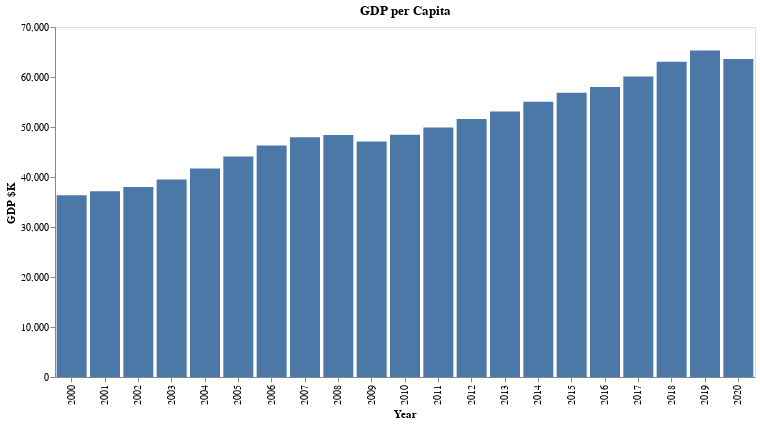

The notebook cell saved with this chart:
### Code cell
df_gdp_nafta=my_data.get_gdp_data_by_country('United States')

base = alt.Chart(df_gdp_nafta)

title='GDP per Capita'

bar = base.mark_bar().encode(
    x=alt.X('Year:N',axis=alt.Axis(title='Year')),
    y=alt.Y('GDP per capita:Q',axis=alt.Axis(title="GDP $K"))#,
    #color="Country:N"

).properties(
    width=700,
    height=350,
    title=title
    )

#Throw points on so that the tool tips will work better.
points = base.mark_circle(
    color='red',
    opacity=0.0,
    size=1000
).encode(
    x=alt.X('Year:N',axis=alt.Axis(title='')),
    y=alt.Y('GDP per capita:Q',axis=alt.Axis(title='')),
    tooltip=['GDP per capita:Q','GDP $B']
).properties(width=700)

return_chart = alt.layer(bar,points).configure_axis(grid=False)
return_chart
